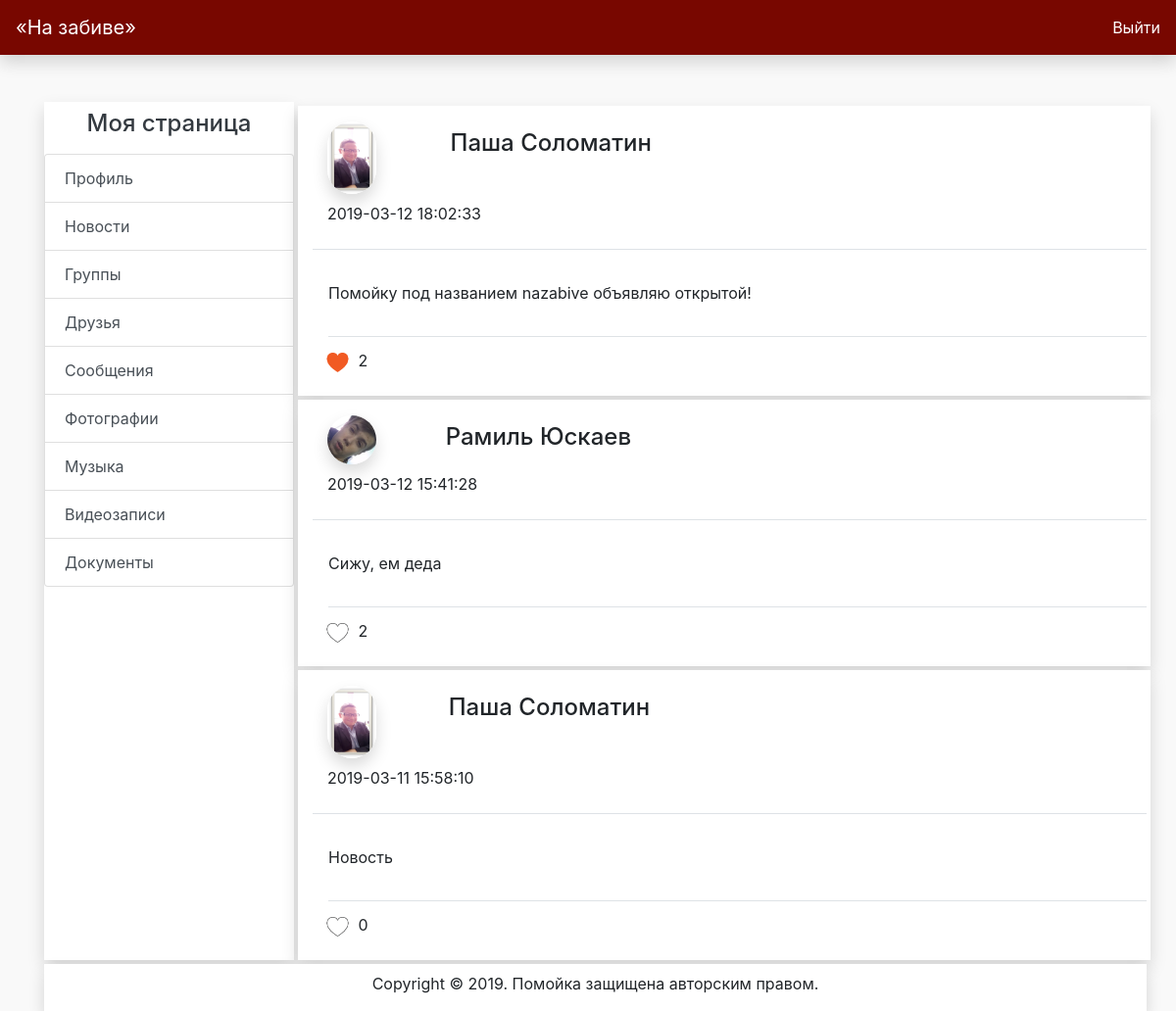
/news/ (signed in), run on the app's committed database.
### database.py (models this page shows)
class Resource(db.Model):
    id = db.Column(db.Integer, primary_key=True)
    category = db.Column(db.String(20), unique=False, nullable=False)
    path = db.Column(db.String(120), unique=True, nullable=True)
    name = db.Column(db.String(120), nullable=False)
    author = db.Column(db.Integer, nullable=False)

class User(db.Model):
    id = db.Column(db.Integer, primary_key=True)
    username = db.Column(db.String(80), unique=True, nullable=False)
    password = db.Column(db.String(80), nullable=False)
    name = db.Column(db.String(80), nullable=False)
    surname = db.Column(db.String(80), nullable=False)
    avatar = db.Column(db.Integer, nullable=False, default=1)
    time = db.Column(db.DateTime, nullable=False, default=datetime.now())

class Post(db.Model):
    id = db.Column(db.Integer, primary_key=True)
    author_type = db.Column(db.Integer, nullable=False)
    author = db.Column(db.Integer, nullable=False)
    content = db.Column(db.String, nullable=False)
    date = db.Column(db.DateTime, nullable=False, default=datetime.now())

### main.py (the view)
@app.route("/news/", methods=['GET', 'POST'])
def news():
    if request.method == "POST":
        pass
    posts_id = PostLinkModel().get_news_tape(user=session["user_id"])
    posts = [PostModel().get(post) for post in posts_id]
    posts.sort(key=lambda post: post.date, reverse=True)
    dates = [str(post.date)[:19] for post in posts]
    author_types = [post.author_type for post in posts]
    authors = []
    for i in range(len(posts)):
        if author_types[i] == "user":
            authors += [UserModel().get(posts[i].author)]
        elif author_types[i] == "group":
            authors += [GroupModel().get(posts[i].author)]
    avatars = [ResourceModel().get(author.avatar) for author in authors]
    likes = [len(LikeModel().get_for(post=post.id)) for post in posts]
    liked = [bool(LikeModel().get_by(author=session["user_id"], post=post.id))
             for post in posts]
    render_data = {
        "number": len(posts),
        "title": "Новости",
        "news": posts,
        "posts_id": posts_id,
        "authors": authors,
        "likes": likes,
        "liked": liked,
        "avatars": avatars,
        "dates": dates
    }
    return render_template("news.html", **render_data)

### database.py (called while the page is built)
    def get(self, id):
        user = User.query.filter(User.id == id).first()
        if not user:
            return
        return user

    def get_friends(self, user):
        friends = Friend.query.filter(Friend.base_user == user).all()
        return friends

    def get_news(self, place, place_id):
        post_links = PostLink.query.filter(PostLink.place == place,
                                           PostLink.place_id == place_id).all()
        posts = [post.post for post in post_links]
        return posts

    def get_news_tape(self, user):
        news = PostLinkModel().get_news("user", user)
        friends = FriendModel().get_friends(user)
        for friend in friends:
            news += PostLinkModel().get_news("user", friend.friend)
        groups = [member.group for member in GroupModel().get_for(user)]
        for group in groups:
            news += PostLinkModel().get_news(place="group", place_id=group)
        return news

    def get(self, id):
        post = Post.query.filter(Post.id == id).first()
        if not post:
            return
        return post

    def get_by(self, author, post):
        like = Like.query.filter(Like.author == author,
                                 Like.post == post).first()
        if not like:
            return
        return like

    def get_for(self, post):
        likes = Like.query.filter(Like.post == post).all()
        return likes

    def get_for(self, user):
        groups = GroupMember.query.filter(GroupMember.user == user).all()
        return groups

    def get(self, id):
        resource = Resource.query.filter(Resource.id == id).first()
        if not resource:
            return
        return resource

### templates/news.html
{% extends "main.html" %}
{% block content %}
<div class="row">
    {% for i in range(number)%}
    <div class="shadow bg-white pl-- pr-1 mt-1 ml-1 col-12">
        <div class="d-flex justify-content-between flex-wrap flex-md-nowrap align-items-center pt-3 pb-2 mb-3 border-bottom">
            <div class="row ml-0">
                <div class="col-3">
                    <img src="/{{avatars[i].path}}" alt="1"
                         class="avatar shadow"/>
                </div>
                <div class="col-9">
                    <p class="h4 mt-2">{{authors[i].name}}
                        {{authors[i].surname}}</p>
                </div>
                <div class="col-6">
                    <p class="mt-2">{{dates[i]}}</p>
                </div>
            </div>
        </div>
        <p class="p-3">{{news[i].content}}</p>
        <div class="border-top mt-2 mb-2 ml-3">
            <div class="row">
                <div class="p-2 pointer"
                     onclick="like(this, {{ news[i].id }})">
                    {% if liked[i] %}
                    <img src="/static/images/like.png" alt="like"
                         class="sign_post mt-2 mb-2"/>
                    {% else %}
                    <img src="/static/images/like2.png" alt="like"
                         class="sign_post mt-2 mb-2"/>
                    {% endif %}
                    <span>{{ likes[i] }}</span>
                </div>
            </div>
        </div>
    </div>
    {%endfor%}
</div>
{%endblock%}

### static/css/main.css (style rules this page uses)
.avatar { width: 50px; border-radius: 41px; }
body { background: #f9f9f9; }
.sign_post { width: 33px; height: 20px; }
.pointer { cursor: pointer; }

### data on the page
Resource: path (picture)
User: name "Паша" "Паша", surname "Соломатин" "Соломатин"
Post: content "Помойку под названием nazabive объявляю открытой!"
Resource: path (picture)
User: name "Рамиль", surname "Юскаев"
Post: content "Сижу, ем деда"
Post: content "Новость"

### other printed values
{{ dates[i] }} "2019-03-12 18:02:33" "2019-03-12 15:41:28" "2019-03-11 15:58:10"
{{ likes[i] }} "2" "2" "0"
